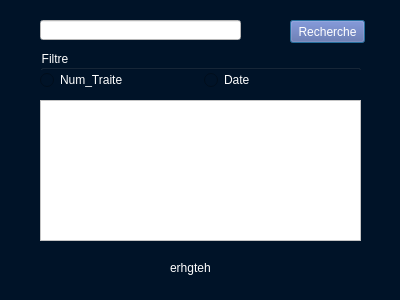
<?xml version="1.0" encoding="UTF-8"?>
<ui version="4.0">
 <class>recherchetraite</class>
 <widget class="QDialog" name="recherchetraite">
  <property name="geometry">
   <rect>
    <x>0</x>
    <y>0</y>
    <width>400</width>
    <height>300</height>
   </rect>
  </property>
  <property name="windowTitle">
   <string>Dialog</string>
  </property>
  <property name="styleSheet">
   <string notr="true">color:white;
background:#001328;
</string>
  </property>
  <widget class="QPushButton" name="btnFind">
   <property name="geometry">
    <rect>
     <x>290</x>
     <y>20</y>
     <width>75</width>
     <height>23</height>
    </rect>
   </property>
   <property name="styleSheet">
    <string notr="true">background-color: #5864A4;
color:white;</string>
   </property>
   <property name="text">
    <string>Recherche</string>
   </property>
  </widget>
  <widget class="QTableView" name="tableView_traite">
   <property name="geometry">
    <rect>
     <x>40</x>
     <y>100</y>
     <width>321</width>
     <height>141</height>
    </rect>
   </property>
   <property name="styleSheet">
    <string notr="true">background-color:white;
color:black;</string>
   </property>
  </widget>
  <widget class="QGroupBox" name="groupBox">
   <property name="geometry">
    <rect>
     <x>40</x>
     <y>50</y>
     <width>321</width>
     <height>41</height>
    </rect>
   </property>
   <property name="styleSheet">
    <string notr="true">color:white;;</string>
   </property>
   <property name="title">
    <string>Filtre</string>
   </property>
   <widget class="QWidget" name="horizontalLayoutWidget">
    <property name="geometry">
     <rect>
      <x>0</x>
      <y>20</y>
      <width>321</width>
      <height>21</height>
     </rect>
    </property>
    <layout class="QHBoxLayout" name="horizontalLayout">
     <item>
      <widget class="QRadioButton" name="rdoNumTraite">
       <property name="text">
        <string>Num_Traite</string>
       </property>
      </widget>
     </item>
     <item>
      <widget class="QRadioButton" name="rdoDate">
       <property name="text">
        <string>Date</string>
       </property>
      </widget>
     </item>
    </layout>
   </widget>
  </widget>
  <widget class="QLabel" name="lblfindmed">
   <property name="geometry">
    <rect>
     <x>170</x>
     <y>260</y>
     <width>71</width>
     <height>16</height>
    </rect>
   </property>
   <property name="text">
    <string>erhgteh</string>
   </property>
  </widget>
  <widget class="QLineEdit" name="txtnumtraite">
   <property name="geometry">
    <rect>
     <x>40</x>
     <y>20</y>
     <width>201</width>
     <height>20</height>
    </rect>
   </property>
   <property name="styleSheet">
    <string notr="true">background-color:white;
color:black;</string>
   </property>
  </widget>
 </widget>
 <resources/>
 <connections/>
</ui>
